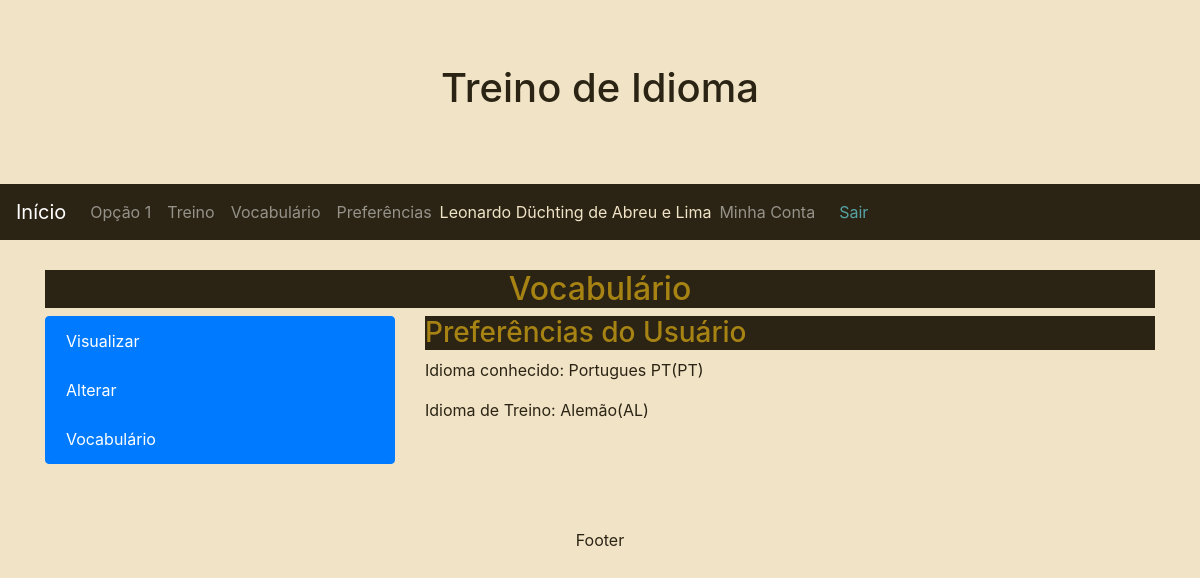
/Wortschatz/Benutzervorgaben/ (signed in), run on an earlier commit of the app's database.
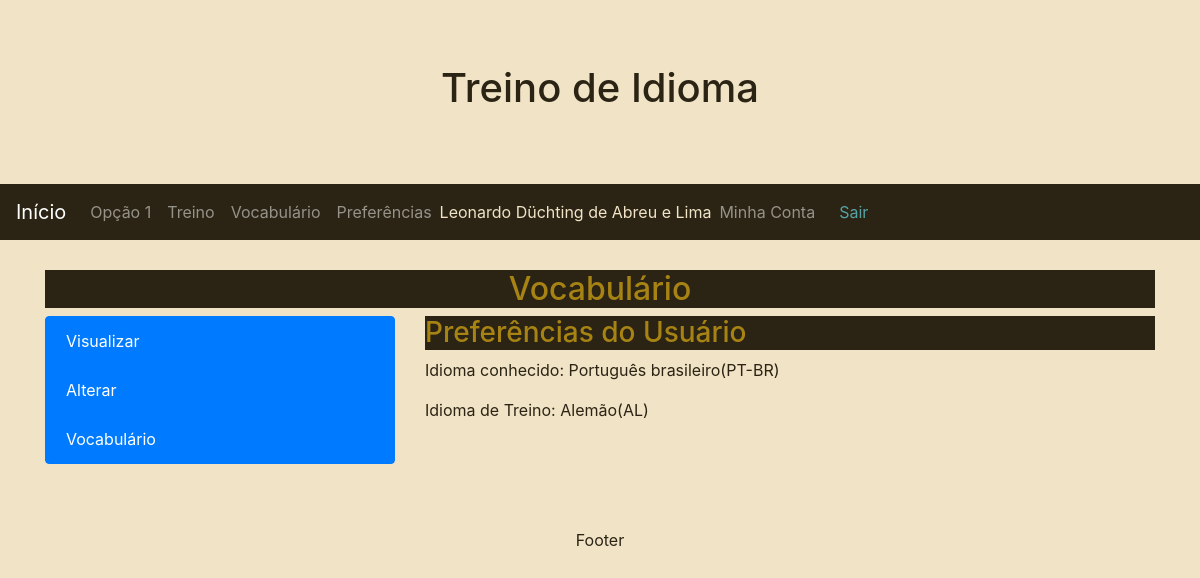
And on a later commit of the database.
### Wortschatz/models.py (models this page shows, shortened)
class Benutzervorgaben(models.Model):
    user            = models.OneToOneField(settings.AUTH_USER_MODEL, related_name = 'Usuário', on_delete=models.CASCADE, unique=True)
    sprache         = models.ForeignKey(Sprache, verbose_name = 'Idioma compreendido', on_delete=models.CASCADE, blank=True, null=True)
    sprachetraining = models.ForeignKey(Sprache, related_name = 'sprachetraining_standard', verbose_name = 'Idioma de treino', on_delete=models.CASCADE, blank=True, null=True)
    created = models.DateTimeField('Criado em', auto_now_add=True)
    modified = models.DateTimeField('Modificado em', auto_now=True)
    class Meta:
        verbose_name = 'Preferência'
        verbose_name_plural = 'Preferências'

class Sprache(models.Model):
    name  = models.CharField('Nome', max_length = 100, unique=True)
    slug  = models.SlugField('Abreviatura', max_length = 7, unique=True)
    lands = models.ManyToManyField(Land, through='Land_Sprache', verbose_name="Países")
    created = models.DateTimeField('Criado em', auto_now_add=True, null=True)
    modified = models.DateTimeField('Modificado em', auto_now=True, null=True)
    class Meta:
        verbose_name = 'Idioma'
        verbose_name_plural = 'Idiomas'
        ordering = ['name', 'slug', 'created', 'modified']
    def __str__(self):
        return self.name + '(' + self.slug + ')'

### Wortschatz/views.py (the view)
# urls.py: path('Benutzervorgaben/', BenutzervorgabenDetailView.as_view(), name='Benutzervorgaben'),
class BenutzervorgabenDetailView(LoginRequiredMixin, DetailView):
    model = Benutzervorgaben
    template_name = 'Wortschatz/Benutzervorgaben.html'
    fields = ['user', 'sprache', 'sprachetraining']
    def get_object(self):
        return Benutzervorgaben.objects.get(user=self.request.user)

### Zugriff/models.py (called while the page is built)
    def __str__(self):
        return self.name or self.username

### Wortschatz/templates/Wortschatz/Benutzervorgaben.html (shortened to what this page needs)
{% extends "Wortschatz/Benutzervorgabenindex.html" %}
{% block Wortschatz_Inhalt %}
<header>
  <h3>Preferências do Usuário</h3>
</header>
<section>
  <p>Idioma conhecido: {{object.sprache}}
  <p>Idioma de Treino: {{object.sprachetraining}}
</section>
{% endblock %}

What changed in the data, as far as the page shows it:
changed Benutzervorgaben "Alemão(AL)": sprache "Portugues PT(PT)" → "Português brasileiro(PT-BR)"
